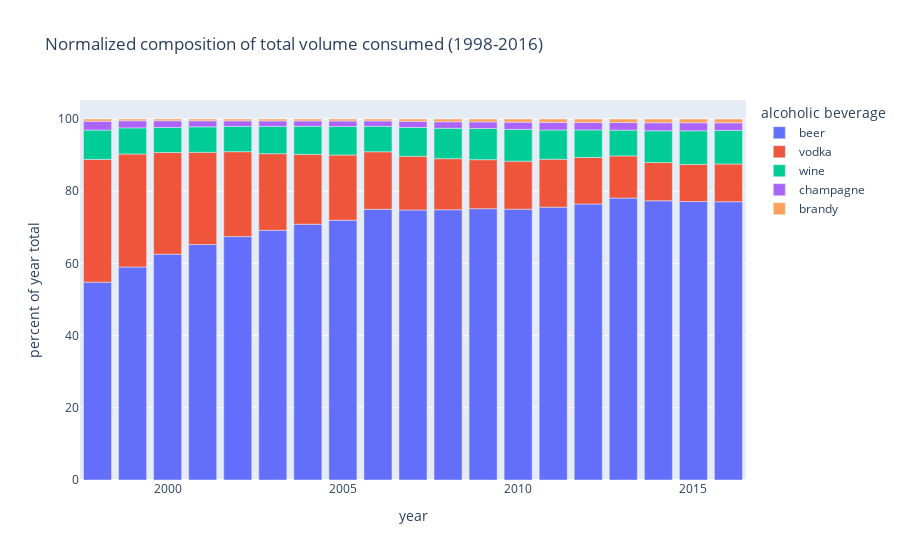

Source (notebook cell):
### Markdown cell above
Let's take a closer look at the relative mix of alcoholic beverages on a yearly level.

### Code cell
make_bar_chart(df_data_per,df_data_per.index, drink_cat,
               "Normalized composition of total volume consumed (1998-2016)",
               {"value":"percent of year total", "variable":"alcoholic beverage"})

### Figure 1 — Plotly figure (JSON) as saved in the notebook; plotly's stock layout.template omitted (floating-point values rounded to 4 significant figures)
{"data": [{"alignmentgroup": "True", "hovertemplate": "alcoholic beverage=beer<br>year=%{x}<br>percent of year total=%{y}<extra></extra>", "legendgroup": "beer", "marker": {"color": "#636efa", "pattern": {"shape": ""}}, "name": "beer", "offsetgroup": "beer", "orientation": "v", "showlegend": true, "textposition": "auto", "type": "bar", "x": [1998, 1999, 2000, 2001, 2002, 2003, 2004, 2005, 2006, 2007, 2008, 2009, 2010, 2011, 2012, 2013, 2014, 2015, 2016], "xaxis": "x", "y": [54.8, 59.0, 62.55, 65.22, 67.42, 69.18, 70.86, 71.97, 74.98, 74.79, 74.85, 75.16, 75.02, 75.58, 76.45, 78.09, 77.33, 77.13, 77.08], "yaxis": "y"}, {"alignmentgroup": "True", "hovertemplate": "alcoholic beverage=vodka<br>year=%{x}<br>percent of year total=%{y}<extra></extra>", "legendgroup": "vodka", "marker": {"color": "#EF553B", "pattern": {"shape": ""}}, "name": "vodka", "offsetgroup": "vodka", "orientation": "v", "showlegend": true, "textposition": "auto", "type": "bar", "x": [1998, 1999, 2000, 2001, 2002, 2003, 2004, 2005, 2006, 2007, 2008, 2009, 2010, 2011, 2012, 2013, 2014, 2015, 2016], "xaxis": "x", "y": [34.0, 31.29, 28.18, 25.55, 23.53, 21.2, 19.35, 18.06, 15.95, 14.88, 14.16, 13.57, 13.3, 13.26, 12.92, 11.69, 10.61, 10.28, 10.44], "yaxis": "y"}, {"alignmentgroup": "True", "hovertemplate": "alcoholic beverage=wine<br>year=%{x}<br>percent of year total=%{y}<extra></extra>", "legendgroup": "wine", "marker": {"color": "#00cc96", "pattern": {"shape": ""}}, "name": "wine", "offsetgroup": "wine", "orientation": "v", "showlegend": true, "textposition": "auto", "type": "bar", "x": [1998, 1999, 2000, 2001, 2002, 2003, 2004, 2005, 2006, 2007, 2008, 2009, 2010, 2011, 2012, 2013, 2014, 2015, 2016], "xaxis": "x", "y": [8.131, 7.251, 6.94, 7.066, 7.004, 7.571, 7.787, 7.885, 7.054, 7.991, 8.424, 8.64, 8.799, 8.113, 7.611, 7.144, 8.812, 9.33, 9.313], "yaxis": "y"}, {"alignmentgroup": "True", "hovertemplate": "alcoholic beverage=champagne<br>year=%{x}<br>percent of year total=%{y}<extra></extra>", "legendgroup": "champagne", "marker": {"color": "#ab63fa", "pattern": {"shape": ""}}, "name": "champagne", "offsetgroup": "champagne", "orientation": "v", "showlegend": true, "textposition": "auto", "type": "bar", "x": [1998, 1999, 2000, 2001, 2002, 2003, 2004, 2005, 2006, 2007, 2008, 2009, 2010, 2011, 2012, 2013, 2014, 2015, 2016], "xaxis": "x", "y": [2.452, 1.968, 1.853, 1.672, 1.539, 1.512, 1.477, 1.548, 1.483, 1.696, 1.796, 1.823, 2.008, 2.125, 2.066, 2.093, 2.209, 2.219, 2.104], "yaxis": "y"}, {"alignmentgroup": "True", "hovertemplate": "alcoholic beverage=brandy<br>year=%{x}<br>percent of year total=%{y}<extra></extra>", "legendgroup": "brandy", "marker": {"color": "#FFA15A", "pattern": {"shape": ""}}, "name": "brandy", "offsetgroup": "brandy", "orientation": "v", "showlegend": true, "textposition": "auto", "type": "bar", "x": [1998, 1999, 2000, 2001, 2002, 2003, 2004, 2005, 2006, 2007, 2008, 2009, 2010, 2011, 2012, 2013, 2014, 2015, 2016], "xaxis": "x", "y": [0.6143, 0.4899, 0.4851, 0.4946, 0.5103, 0.5307, 0.5301, 0.5429, 0.5325, 0.6447, 0.7667, 0.804, 0.8693, 0.9205, 0.9601, 0.9843, 1.042, 1.044, 1.058], "yaxis": "y"}], "layout": {"barmode": "relative", "legend": {"title": {"text": "alcoholic beverage"}, "tracegroupgap": 0}, "title": {"text": "Normalized composition of total volume consumed (1998-2016)"}, "xaxis": {"anchor": "y", "domain": [0, 1], "title": {"text": "year"}}, "yaxis": {"anchor": "x", "domain": [0, 1], "title": {"text": "percent of year total"}}}}
